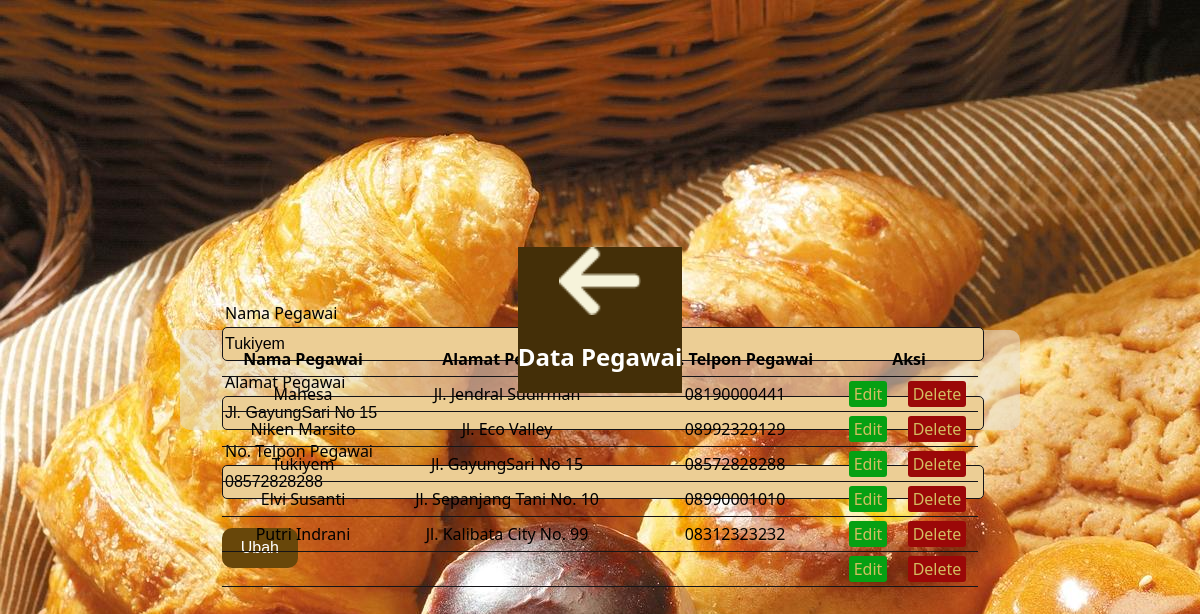
Page /pegawai.php?edit=3 on the committed database.
### tables this page shows
CREATE TABLE IF NOT EXISTS `pegawai` (
  `id_pgw` int(11) NOT NULL AUTO_INCREMENT,
  `nama_pgw` varchar(20) NOT NULL,
  `alamat_pgw` varchar(40) NOT NULL,
  `notelp_pgw` char(12) NOT NULL,
  PRIMARY KEY (`id_pgw`)
);

### conn_pegawai.php (called while the page is built, shortened)
<?php
    $db = mysqli_connect('localhost', 'root', 'alfin99', 'tokoroti_db') or die ($db);
    $results = mysqli_query($db, "SELECT * FROM pegawai");
?>

### pegawai.php (the view, shortened to what this page needs)
<?php include('conn_pegawai.php');
    if (isset($_GET['edit'])) {
        $idpgw = $_GET['edit'];
        $edit_state = true;
        $rec = mysqli_query($db, "SELECT * FROM pegawai WHERE id_pgw=$idpgw");
        $record = mysqli_fetch_array($rec);
        $alamatPgw = $record['alamat_pgw'];
        $notelpPgw = $record['notelp_pgw'];
    }
?>
<!DOCTYPE html>
<html lang="en">
<head>
    <link rel="stylesheet" href="style_pegawai.css">
</head>
<body>
    <div class="header">
            <span><a href="home.php"><img src="img/back.png" alt=""></a></span>
            <span><h2>Data Pegawai</h2></span>
    </div>
    <div class="container">
        <div class="form-input">
            <form method="post" action="conn_pegawai.php">
                <div class="input-group">
                    <label>Nama Pegawai</label>
                </div>
                <div class="input-group">
                    <label>Alamat Pegawai</label>
                    <input type="text" name="alamat_pgw" value="<?php echo $alamatPgw; ?>">
                </div>
                <div class="input-group">
                    <label>No. Telpon Pegawai</label>
                    <input type="text" name="notelp_pgw" value="<?php echo $notelpPgw; ?>">
                </div>
                <div class="input-group">
                    <?php if ($edit_state == false): ?>
                    <button type="submit" name="simpan" class="btn">Simpan</button>
                    <?php else: ?>
                    <button type="submit" name="ubah" class="btn">Ubah</button>
                    <?php endif ?>
                </div>
            </form>
        </div>
        <div class="table-data">
            <table>
                <thead>
                    <tr>
                        <th>Nama Pegawai</th>
                        <th>Alamat Pegawai</th>
                        <th>No. Telpon Pegawai</th>
                        <th colspan="2">Aksi</th>
                    </tr>
                </thead>
                <tbody>
                    <?php while ($row = mysqli_fetch_array($results)) { ?>
                    <tr>
                        <td><?php echo $row['nama_pgw']; ?></td>
                        <td><?php echo $row['alamat_pgw']; ?></td>
                        <td><?php echo $row['notelp_pgw']; ?></td>
                        <td><a href="pegawai.php?edit=<?php echo $row['id_pgw']; ?>" class="edit-btn">Edit</a></td>
                        <td><a href="conn_pegawai.php?del=<?php echo $row['id_pgw']; ?>" class="del-btn">Delete</a></td>
                    </tr>
                    <?php } ?>
                </tbody>
            </table>
        </div>
    </div>
</body>
</html>

### style_pegawai.css (style rules this page uses)
body { margin: 0; padding: 0; display: flex; justify-content: center; align-items: center; min-height: 80vh; background-image: url(img/bread-rolls-buns.jpg); font-family: 'Segoe UI', Tahoma, Geneva, Verdana, sans-serif; }
.header { top: 0; left: 0; text-align: center; background-color: #442f08; list-style: none; color: #FFFF; height: 0%; z-index: 1; }
.header a img { width: 50%; height: 50%; }
.container { position: absolute; width: 70%; margin-top: 10%; height: 100px; border-radius: 10px; align-items: center; display: flex; justify-content: space-around; background: rgba(231, 222, 208, 0.548); }
.container .form-input { position: absolute; width: 100%; display: flex; justify-content: center; align-items: center; height: 50%; padding: 5%; margin-top: -25%; border-radius: 10px; text-align: center; }
.container .table-data { position: absolute; width: 90%; display: flex; justify-content: center; align-items: center; height: 50%; padding: 5%; margin-top: 20%; border-radius: 10px; text-align: center; }
form { display: block; margin: auto; width: 100%; height: 100%; padding: 5%; text-align: left; }
.input-group { margin: 10px 0 10px 0px; }
.input-group label { display: block; text-align: left; margin: 3px; }
.input-group input { height: 30px; width: 100%; font-size: 16px; border-radius: 5px; background: rgb(236, 206, 149); border: 1px solid #141418; }
.btn { background-color: #68470a; border: none; color:rgb(255, 255, 255); width: 10%; margin-top: 2.5%; height: 40px; display: flex; text-decoration: none; display: inline-block; font-size: 16px; cursor: pointer; border-radius: 10px; }
table { width: 100%; margin: 30px auto; border-collapse: collapse; text-align: left; }
tr { border-bottom: 1px solid #141418; }
th, td { border: none; height: 30px; padding: 2px; text-align: center; }
.del-btn { text-decoration: none; padding: 2px 5px; color: rgb(211, 190, 97); border-radius: 3px; background: rgb(155, 8, 8); }
.edit-btn { text-decoration: none; padding: 2px 5px; color: rgb(211, 190, 97); border-radius: 3px; background: rgb(6, 160, 19); }

### rows in the picture
pegawai: alamat_pgw "Jl. GayungSari No 15", notelp_pgw "08572828288", nama_pgw "Tukiyem"
pegawai: nama_pgw "Mahesa", alamat_pgw "Jl. Jendral Sudirman", notelp_pgw "08190000441"
pegawai: nama_pgw "Niken Marsito", alamat_pgw "Jl. Eco Valley", notelp_pgw "08992329129"
pegawai: nama_pgw "Elvi Susanti", alamat_pgw "Jl. Sepanjang Tani No. 10", notelp_pgw "08990001010"
pegawai: nama_pgw "Putri Indrani", alamat_pgw "Jl. Kalibata City No. 99", notelp_pgw "08312323232"
